Frame 1 (no input): blank canvas, image omitted
Frame 60 (no input): blank canvas, image omitted
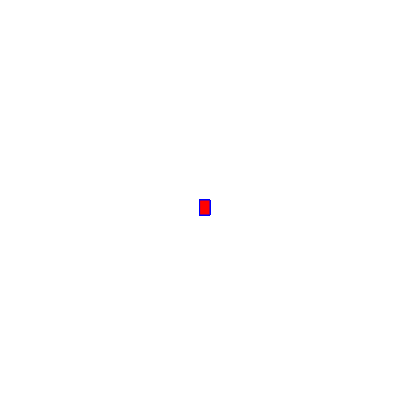
Frame 120 (the mouse pressed at the canvas centre since frame 60)

The p5.js sketch whose frames 1 and 60 were blank and that drew this single picture after the mouse press (run headless with seeded random() and noise() and a simulated clock; from frame 60 on, the mouse is pressed at the canvas centre):

// p5.js sketch
// ── sketch.js
function setup() {
    createCanvas(400,400 );
    background("white")
  }
  
  function draw() {
    
    stroke("blue")
    fill("red")
    
     //console.log(mouseIsPressed)
    
    if(mouseIsPressed) {
      rect(mouseX,mouseY,10,15);
     }
  }
    
